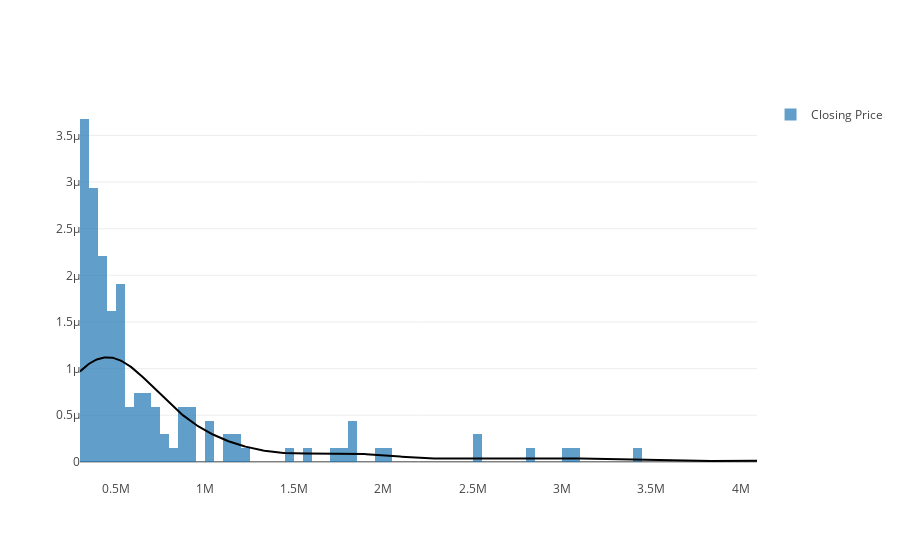

Notebook source saved alongside this figure:
### Code cell
fig = ff.create_distplot([list(df['price_closed'])],group_labels=['Closing Price'],bin_size=50000,show_rug=False,colors='set2')
fig.iplot()

### Figure 1 — Plotly figure (JSON) as saved in the notebook; plotly's stock layout.template omitted (floating-point values rounded to 4 significant figures; data arrays with more than 128 entries replaced by an {"elided": "..."} marker saying what was removed)
{"data": [{"autobinx": false, "histnorm": "probability density", "legendgroup": "Closing Price", "marker": {"color": "s"}, "name": "Closing Price", "opacity": 0.7, "type": "histogram", "x": {"elided": "137 int values"}, "xaxis": "x1", "xbins": {"end": 4100000, "size": 50000, "start": 300000}, "yaxis": "y1"}, {"legendgroup": "Closing Price", "marker": {"color": "s"}, "mode": "lines", "name": "Closing Price", "showlegend": false, "type": "scatter", "x": {"elided": "500 int values"}, "xaxis": "x1", "y": {"elided": "500 float values"}, "yaxis": "y1"}], "layout": {"barmode": "overlay", "hovermode": "closest", "legend": {"traceorder": "reversed"}, "xaxis1": {"anchor": "y2", "domain": [0, 1], "zeroline": false}, "yaxis1": {"anchor": "free", "domain": [0, 1], "position": 0}}}
